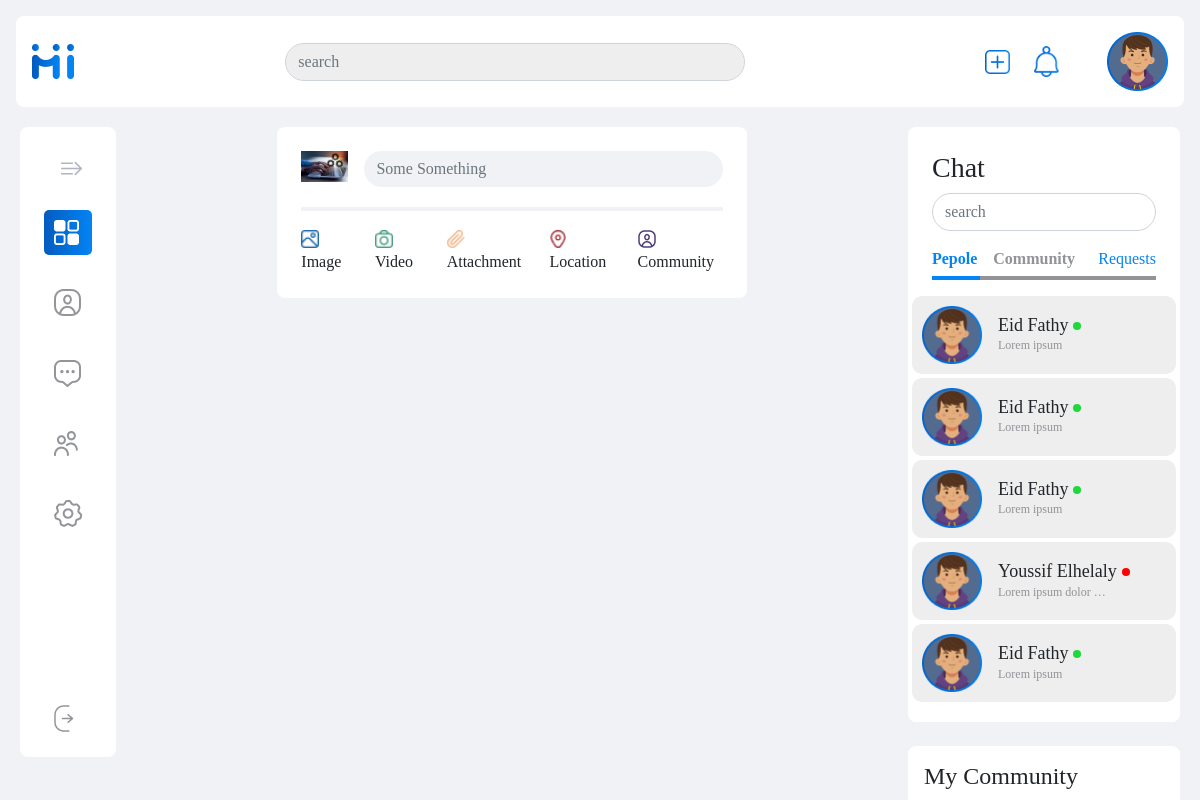
Page /accounts/home/ (signed in) on the earlier database version.
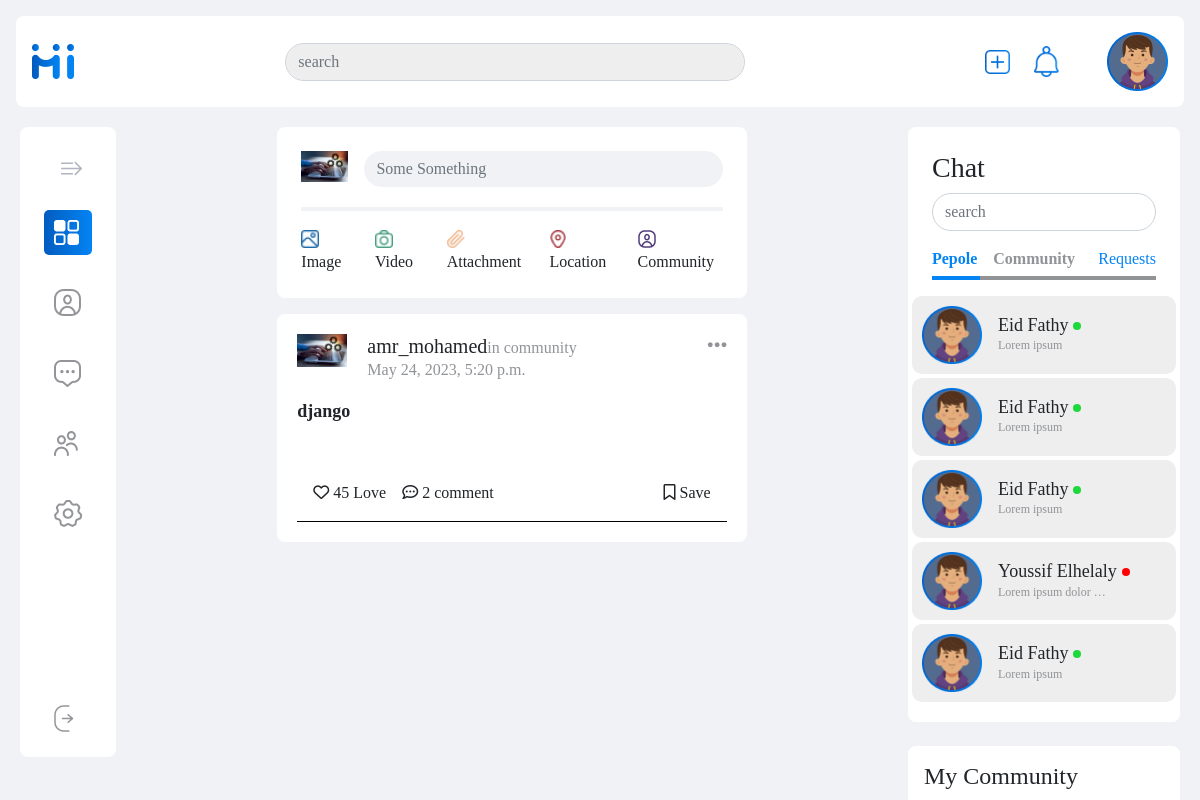
Same page on the later database version.
### posts/models.py (models this page shows, shortened)
class Post(models.Model):
    creater = models.ForeignKey(UserProfile, on_delete=models.CASCADE, related_name="createdpost")
    description = models.CharField(max_length=500)
    image = models.ImageField(upload_to=image_post_user)
    created_at = models.DateTimeField(default=datetime.now)
    tags = models.CharField(max_length=100, blank=True)

### accounts/models.py (models this page shows, shortened)
class UserProfile(models.Model):
    user = models.ForeignKey(User, on_delete=models.CASCADE, null=True, blank=True)
    image = models.ImageField(upload_to=image_user, null=True)
    phone_number = models.CharField(max_length=15,)
    birth_day = models.DateField(auto_now_add=False, null=True)
    type = models.CharField(max_length=7, choices=GENDER_CHOICES)
    address = models.CharField(max_length = 50, blank = True, null = True)
    country = models.CharField(max_length=15,)
    area = models.CharField(max_length=10,)
    education = models.CharField(max_length=30,)
    job_tite = models.CharField(max_length=15,)
    about_me = models.TextField(max_length=1000, null=True,)
    published_at = models.DateTimeField(auto_now=True)
    interest = models.ManyToManyField(Interest, related_name='interests')
    def __str__(self) -> str:
        return self.user.username if self.user else 'No User'

class User(AbstractUser):
    role = models.CharField(max_length=20, null=True, choices=CHOICES_ROLE)
    username = models.CharField(max_length=30, unique=True)
    first_name = models.CharField(max_length=30, unique=False)
    last_name = models.CharField(max_length=30, unique=False)
    email = models.EmailField(_('email address'), max_length=254, unique=True, null=True, blank=True)
    class Meta(AbstractUser.Meta):
        swappable = 'AUTH_USER_MODEL'

### accounts/views.py (the view)
# urls.py: path('home/', home, name='home'),
@login_required
def home(request):
    profile = get_object_or_404(UserProfile, user=request.user)
    post_list_all = list(Post.objects.all()) + list(PostPlaces.objects.all())
    context = {'profile': profile, 'posts': post_list_all}
    return render(request, 'home.html', context)

### accounts/templates/home.html (shortened to what the changed rows need)
{% load static %}
<!DOCTYPE html>
<html lang="en">
<head>
    <link rel="stylesheet" href="{% static 'css/bootstrap.min.css' %}">
    <link rel="stylesheet" href="https://cdnjs.cloudflare.com/ajax/libs/font-awesome/6.4.0/css/all.min.css"
 />
    <link rel="stylesheet" href="{% static 'css/style.css' %}">
</head>
<body>
    <section class="home p-2">
        <div class="container-fluid">
            <div class="row justify-content-between">
                <div class="col-md-5">
                    <div class="middle">
                        <div class="posts_wrapper">
                            {% for post in posts reversed  %}
                            <div class="post bg-white rounded-3 mb-5">
                                <div class="headPost d-flex justify-content-between">
                                    <div class="info d-flex">
                                        <div class="img"><img src="{{ post.creater.image.url }}" alt=""
                                                class="img-fluid">
                                        </div>
                                        <div class="details">
                                            <h2>{{post.creater}}<span>in community</span></h2>
                                            <p>{{post.created_at}}</p>
                                        </div>
                                    </div>
                                    <div class="options">
                                        <i class="fa-solid fa-ellipsis" id="PostOptionBTN"></i>
                                    </div>
                                </div>
                                <div class="captionPost">
                                    <p>{{post.description}}</p>
                                </div>
                                <div class="mediaPost">
                                </div>
                                <div class="actionPost m-3 d-flex justify-content-between">
                                    <div class="reaction">
                                        <ul class=" d-flex gap-3">
                                            <li class="love" id="lovePostParent"><i id="lovePost"
                                                    class="fa-regular fa-heart"></i>
                                                <span>45</span> Love
                                            </li>
                                            <li class="comment" id="commentPostParent"><i
                                                    class="fa-regular fa-comment-dots"></i> <span>2</span>
                                                comment</li>
                                        </ul>
                                    </div>
                                    <div class="save" id="savePostParent"><i id="savePost"
                                            class="fa-regular fa-bookmark"></i> Save</div>
                                </div>
                                <div class="commentSection" id="commentSection">
                                </div>
                            </div>
                            {% endfor %}
                        </div>
                    </div>
                </div>
            </div>
        </div>
    </section>
</body>
</html>

Differences in the rows shown:
added Post: creater.image (picture), creater "amr_mohamed", created_at "May 24, 2023, 5:20 p.m.", description "django"
